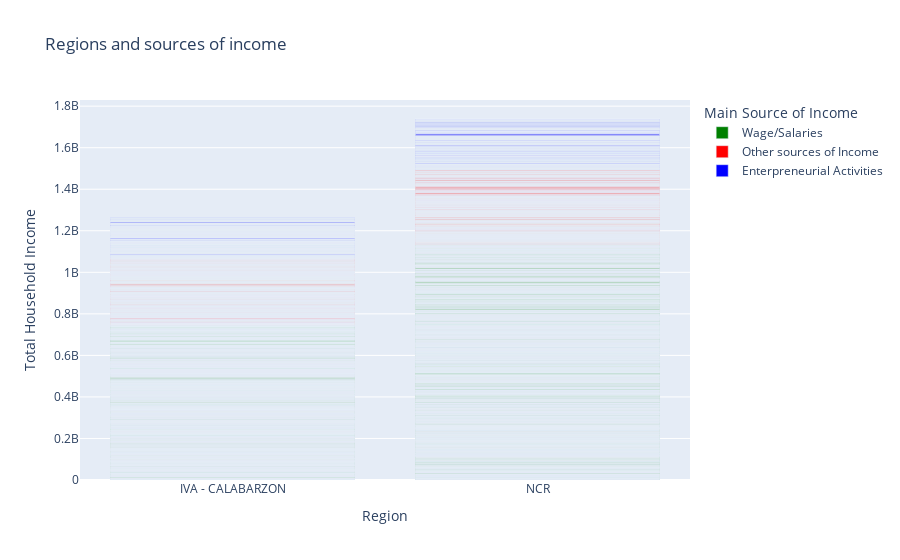

This figure's notebook cell:
### Markdown cell above
#### Let's look at main sources of income in these two regions....

### Code cell
import plotly.express as px

fig = px.bar(cal_ncr_data, x='Region', y='Total Household Income', 
             color='Main Source of Income', 
             color_discrete_sequence=['green', 'red', 'blue'],
             title='Regions and sources of income')
fig.show()

### Figure 1 — Plotly figure (JSON) as saved in the notebook; plotly's stock layout.template omitted (floating-point values rounded to 4 significant figures; data arrays with more than 128 entries replaced by an {"elided": "..."} marker saying what was removed)
{"data": [{"alignmentgroup": "True", "hovertemplate": "Main Source of Income=Wage/Salaries<br>Region=%{x}<br>Total Household Income=%{y}<extra></extra>", "legendgroup": "Wage/Salaries", "marker": {"color": "green", "pattern": {"shape": ""}}, "name": "Wage/Salaries", "offsetgroup": "Wage/Salaries", "orientation": "v", "showlegend": true, "textposition": "auto", "type": "bar", "x": {"elided": "5282 str values"}, "xaxis": "x", "y": {"elided": "5282 int values"}, "yaxis": "y"}, {"alignmentgroup": "True", "hovertemplate": "Main Source of Income=Other sources of Income<br>Region=%{x}<br>Total Household Income=%{y}<extra></extra>", "legendgroup": "Other sources of Income", "marker": {"color": "red", "pattern": {"shape": ""}}, "name": "Other sources of Income", "offsetgroup": "Other sources of Income", "orientation": "v", "showlegend": true, "textposition": "auto", "type": "bar", "x": {"elided": "1818 str values"}, "xaxis": "x", "y": {"elided": "1818 int values"}, "yaxis": "y"}, {"alignmentgroup": "True", "hovertemplate": "Main Source of Income=Enterpreneurial Activities<br>Region=%{x}<br>Total Household Income=%{y}<extra></extra>", "legendgroup": "Enterpreneurial Activities", "marker": {"color": "blue", "pattern": {"shape": ""}}, "name": "Enterpreneurial Activities", "offsetgroup": "Enterpreneurial Activities", "orientation": "v", "showlegend": true, "textposition": "auto", "type": "bar", "x": {"elided": "1192 str values"}, "xaxis": "x", "y": {"elided": "1192 int values"}, "yaxis": "y"}], "layout": {"barmode": "relative", "legend": {"title": {"text": "Main Source of Income"}, "tracegroupgap": 0}, "title": {"text": "Regions and sources of income"}, "xaxis": {"anchor": "y", "domain": [0, 1], "title": {"text": "Region"}}, "yaxis": {"anchor": "x", "domain": [0, 1], "title": {"text": "Total Household Income"}}}}
